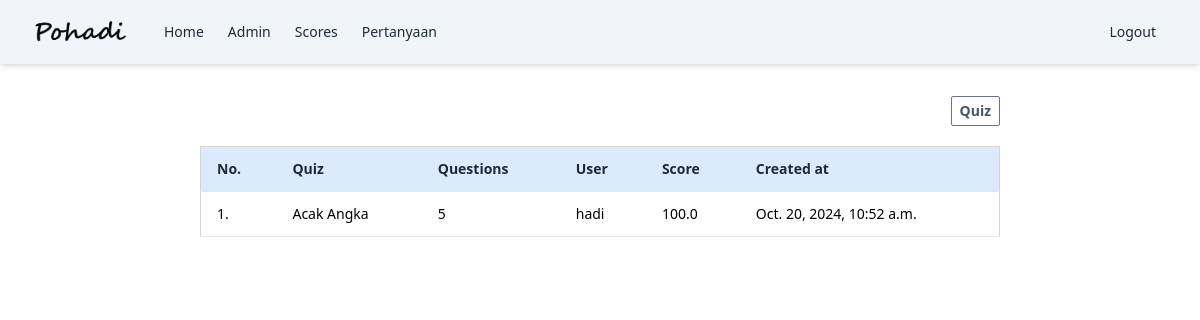
Screenshot of /quiz/scores/ (signed in) with the database file from the repository.
### quiz/models.py (models this page shows, shortened)
class Result(models.Model):
  quiz = models.ForeignKey(Quiz, on_delete=models.CASCADE)
  user = models.ForeignKey(User, on_delete=models.CASCADE)
  score = models.FloatField()
  created = models.DateTimeField(auto_now_add=True)

class Quiz(models.Model):
  name = models.CharField(max_length=120)
  topic = models.CharField(max_length=120)
  number_of_questions = models.IntegerField()
  time = models.IntegerField(help_text="time in second")
  required_score_to_pass = models.IntegerField()
  class Meta:
    verbose_name_plural = "Quizzes"

### quiz/views.py (the view)
# urls.py: path('scores/', views.scores_quiz, name='scores_quiz'),
@login_required
def scores_quiz(request):
  user_id = request.user.id
  results = Result.objects.filter(user_id=user_id).order_by('-score')
  return render(request, 'quiz/results.html', {'results': results})

### templates/quiz/results.html (shortened to what this page needs)
{% extends "base.html" %}
{% block content %}
<div class="overflow-auto p-2  flex justify-center mt-6">
  <div class="w-full  md:w-[800px]">
      <div class="md:flex md:justify-end mb-5">
          <a  href="{% url "quiz_list" %}">
              <div
                  class="text-slate-600 text-center text-sm font-semibold py-2 md:py-1 px-2 border border-slate-500  rounded-sm  hover:bg-slate-800 hover:text-white">
                  Quiz
              </div>
          </a>
      </div>
      <table class=" bg-white border w-full border-gray-300 text-sm">
          <thead>
              <tr class="bg-blue-100 border-b">
                  <th class="text-left py-3 px-4 font-semibold text-sm text-gray-800">No.</th>
                  <th class="text-left py-3 px-4 font-semibold text-sm text-gray-800">Quiz</th>
                  <th class="text-left py-3 px-4 font-semibold text-sm text-gray-800">Questions</th>
                  <th class="text-left py-3 px-4 font-semibold text-sm text-gray-800">User</th>
                  <th class="text-left py-3 px-4 font-semibold text-sm text-gray-800">Score</th>
                  <th class="text-left py-3 px-4 font-semibold text-sm text-gray-800">Created at</th>
              </tr>
          </thead>
          <tbody>
             {% for result in results %}
              <tr class="hover:bg-green-50">
                  <td class="py-3 px-4 border-b">{{ forloop.counter }}.</td>
                  <td class="py-3 px-4 border-b">{{result.quiz.name}}</td>
                  <td class="py-3 px-4  border-b">{{result.quiz.number_of_questions}}</td>
                  <td class="py-3 px-4 border-b">{{result.user.username}}</td>
                  <td class="py-3 px-4 border-b">{{result.score}}</td>
                  <td class="py-3 px-4 border-b">{{ result.created }} </td>
                </tr>
                {% endfor %}
          </tbody>
      </table>
  </div>
</div>
{% endblock content %}

### rows the page displays
Result: quiz.name "Acak Angka", quiz.number_of_questions "5", user.username "hadi", score "100.0", created "Oct. 20, 2024, 10:52 a.m."
